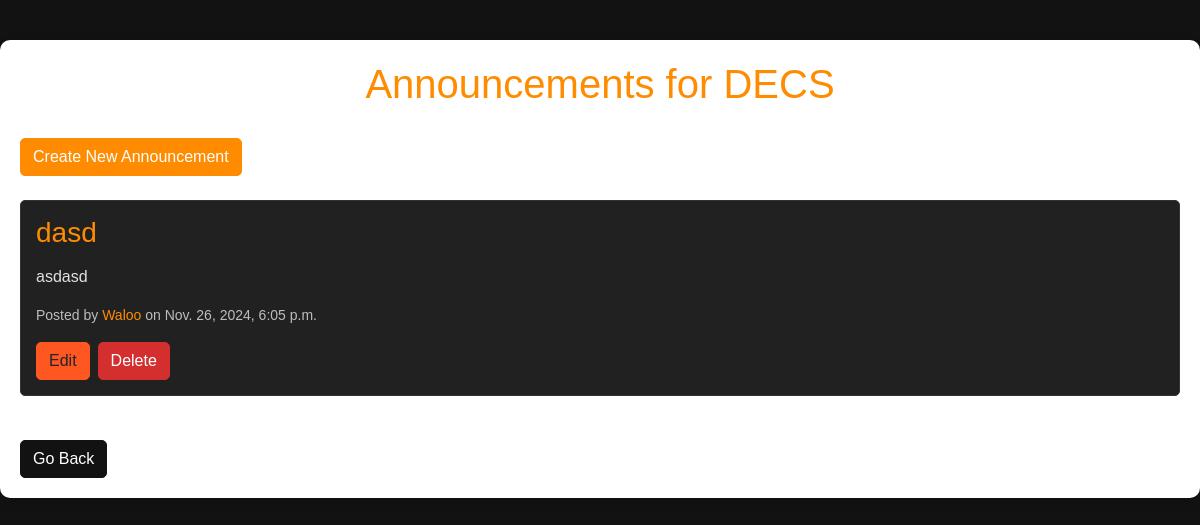
The app's page /announcements/1/ (signed in) with its own data.
### Society/models.py (models this page shows, shortened)
class Society(models.Model):
    name = models.CharField(max_length=255, unique=True)
    description = models.TextField(blank=True)
    created_at = models.DateTimeField(auto_now_add=True)
    admins = models.ManyToManyField(CustomUser, related_name='society_admins')
    members = models.ManyToManyField(CustomUser, related_name='society_members', blank=True)
    email = models.EmailField(blank=True)
    phone_number = models.CharField(max_length=15, blank=True)

class Announcement(models.Model):
    society = models.ForeignKey(Society, on_delete=models.CASCADE, related_name="announcements")
    title = models.CharField(max_length=255)
    content = models.TextField()
    image = models.ImageField(upload_to='announcements/', blank=True, null=True)
    is_member_specific = models.BooleanField(default=False)
    created_at = models.DateTimeField(auto_now_add=True)
    created_by = models.ForeignKey(CustomUser, on_delete=models.CASCADE)

### loginreg/models.py (models this page shows, shortened)
class CustomUser(AbstractUser):
    email = models.EmailField(unique=True)
    isadmin = models.BooleanField(default=False)
    profile_picture = models.ImageField(upload_to="profile_pictures/", default="profile_pictures/default.png")

### Society/views.py (the view)
# urls.py: path('announcements/<int:society_id>/', sviews.announcements_page, name='announcements_page'),
@login_required
def announcements_page(request, society_id):
    society = get_object_or_404(Society, id=society_id)
    is_member = society.members.filter(id=request.user.id).exists()
    is_admin = society.admins.filter(id=request.user.id).exists()
    if is_admin:
        announcements = Announcement.objects.filter(society=society)
    elif is_member:
        announcements = Announcement.objects.filter(society=society, is_member_specific__in=[False, True])
    else:
        announcements = Announcement.objects.filter(society=society, is_member_specific=False)
    context = {
        "announcements": announcements,
        "society": society,
        "is_admin": is_admin,
    }
    return render(request, "announcements_page.html", context)

### Templates/announcements_page.html (shortened to what this page needs)
<!DOCTYPE html>
<html lang="en">
<head>
    <link rel="stylesheet" href="https://stackpath.bootstrapcdn.com/bootstrap/4.5.2/css/bootstrap.min.css">
</head>
<body>
    <div class="container">
        <h1>Announcements for {{ society.name }}</h1>
        {% if is_admin %}
            <a href="{% url 'create_announcement' society.id %}" class="btn btn-success mb-4">Create New Announcement</a>
        {% endif %}
        <div class="announcements-list">
            {% for announcement in announcements %}
                <div class="announcement">
                    <h3>{{ announcement.title }}</h3>
                    <p>{{ announcement.content }}</p>
                    <small class="posted-by">
                        Posted by
                        <a href="{% url 'user_profile' announcement.created_by.username %}" style="color: #ff8c00;">
                            {{ announcement.created_by.username }}
                        </a>
                        on {{ announcement.created_at }}
                    </small>
                    {% if is_admin %}
                        <div class="d-flex mt-3">
                            <a href="{% url 'edit_announcement' announcement.id %}" class="btn btn-warning mr-2">Edit</a>
                            <form action="{% url 'delete_announcement' announcement.id %}" method="post" style="display:inline;" onsubmit="return confirm('Are you sure you want to delete this announcement?');">
                                <button type="submit" class="btn btn-danger">Delete</button>
                            </form>
                        </div>
                    {% endif %}
                </div>
            {% endfor %}
        </div>
        <a href="{% if society.id == 1 %}{% url 'decshome' %}{% elif society.id == 2 %}{% url 'acmhome' %}{% elif society.id == 3 %}{% url 'pcomhome' %}{% endif %}" class="btn btn-secondary mt-4">Go Back</a>
    </div>
</body>
</html>

### Templates/announcements_page.html (style rules this page uses)
body { background-color: #121212; color: white; font-family: 'Arial', sans-serif; }
.container { max-width: 1200px; margin: 40px auto; background-color: #ffffff; padding: 20px; border-radius: 10px; box-shadow: 0 4px 12px rgba(0, 0, 0, 0.1); }
h1 { color: #ff8c00; text-align: center; margin-bottom: 30px; }
.btn { border-radius: 5px; }
.btn-success { background-color: #ff8c00; border-color: #ff8c00; }
.btn-warning { background-color: #ff5722; border-color: #ff5722; }
.btn-danger { background-color: #d32f2f; border-color: #d32f2f; }
.btn-secondary { background-color: #121212; border-color: #121212; }
.posted-by { display: block; margin-top: 10px; font-size: 14px; color: #bdbdbd; }
.announcement { margin-bottom: 20px; padding: 15px; background-color: #212121; border: 1px solid #333333; border-radius: 5px; }
.announcement h3 { color: #ff8c00; margin-bottom: 15px; }
.announcement p { color: #e0e0e0; }
.container a { text-decoration: none; }

### records on screen
Society: name "DECS"
Announcement: title "dasd", content "asdasd", created_by.username "Waloo", created_at "Nov. 26, 2024, 6:05 p.m."
